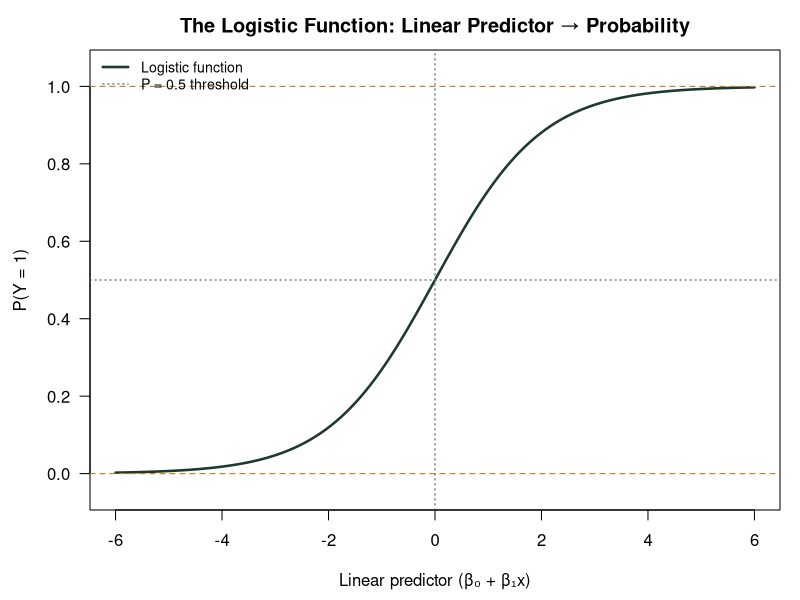
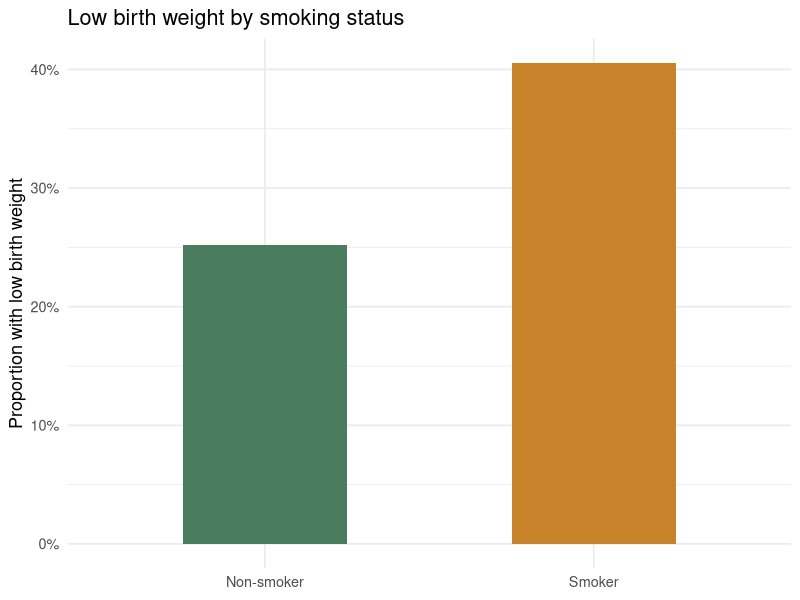
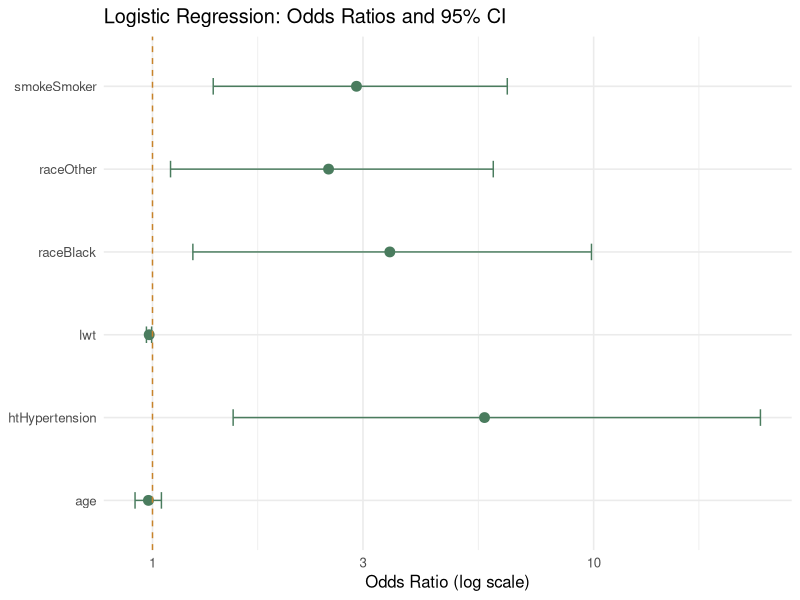
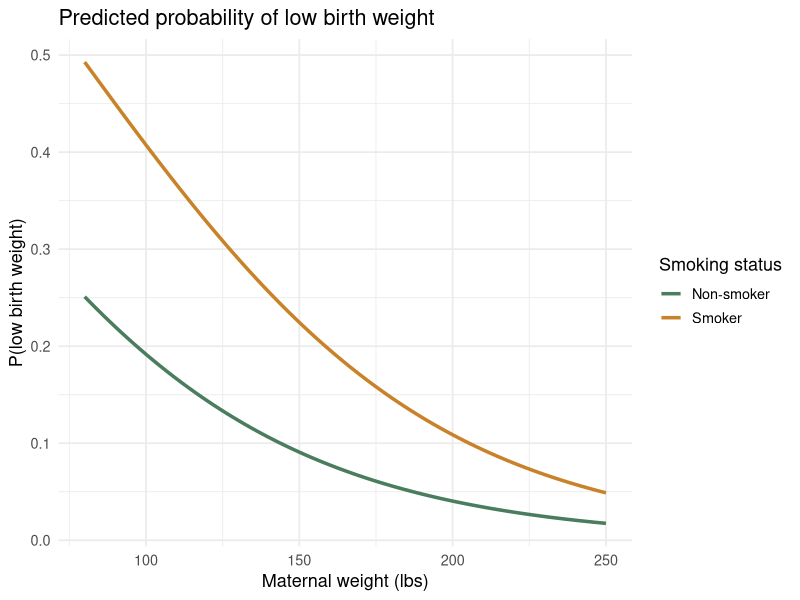
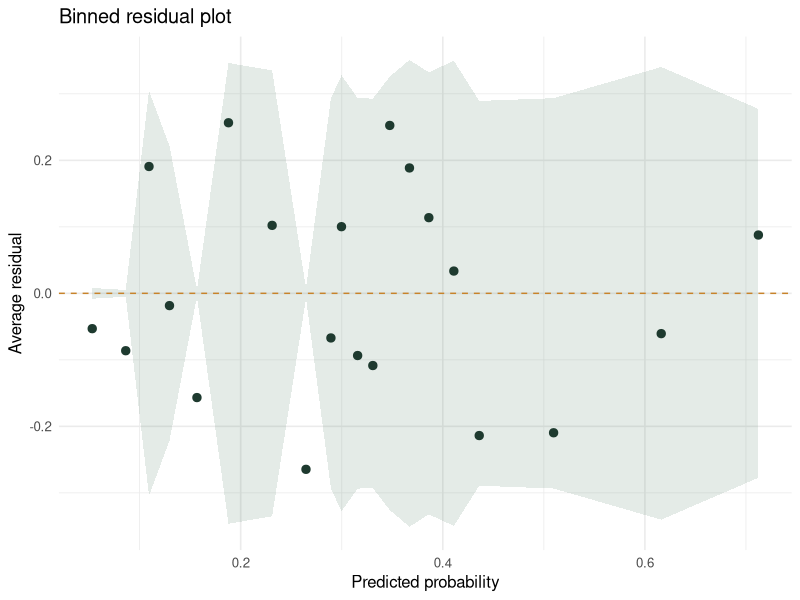
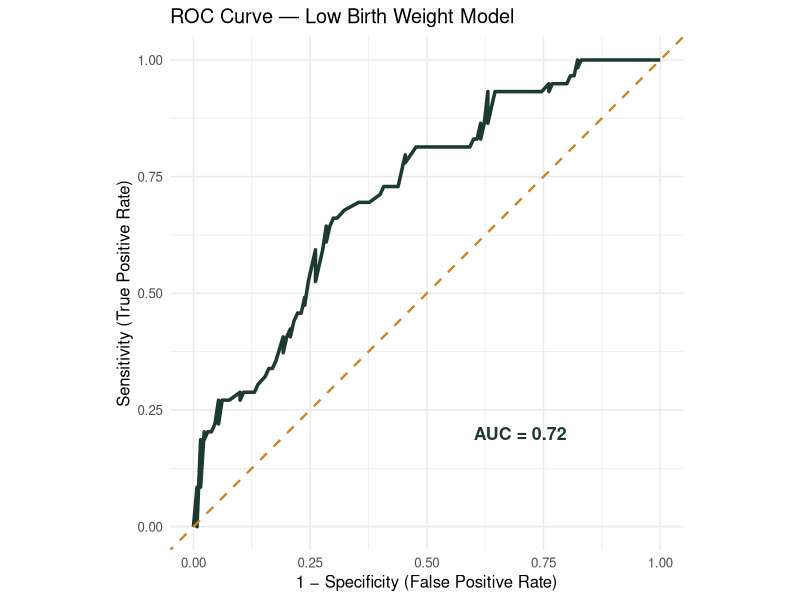

These charts were generated, in order, by the following R code:
## ---- chunk 1
knitr::opts_chunk$set(
  echo    = TRUE,
  warning = FALSE,
  message = FALSE,
  fig.width  = 7,
  fig.height = 4
)
library(ggplot2)
library(dplyr)
## ---- chunk 2
x_seq <- seq(-6, 6, length.out = 300)
y_sig <- 1 / (1 + exp(-x_seq))

par(las = 1, mar = c(4.5, 4.5, 2.5, 1))
plot(x_seq, y_sig, type = "l", lwd = 2.5, col = "#1e3a2f",
     xlab = "Linear predictor (β₀ + β₁x)", ylab = "P(Y = 1)",
     main = "The Logistic Function: Linear Predictor → Probability",
     ylim = c(-0.05, 1.05))
abline(h = c(0, 0.5, 1), col = c("#c8832a", "#4a7c5e", "#c8832a"),
       lty = c(2, 3, 2), lwd = 1.2)
abline(v = 0, col = "#4a7c5e", lty = 3, lwd = 1.2)
legend("topleft",
       legend = c("Logistic function", "P = 0.5 threshold"),
       col = c("#1e3a2f", "#4a7c5e"), lty = c(1, 3), lwd = c(2.5, 1.2),
       bty = "n", cex = 0.85)
## ---- chunk 3
library(MASS)
data(birthwt)

# Recode for clarity
bw <- birthwt |>
  mutate(
    low     = factor(low,   labels = c("Normal", "Low")),
    smoke   = factor(smoke, labels = c("Non-smoker", "Smoker")),
    race    = factor(race,  labels = c("White", "Black", "Other")),
    ht      = factor(ht,    labels = c("No hypertension", "Hypertension")),
    low_bin = as.integer(low == "Low")   # keep numeric version for glm
  )

table(bw$low)
## ---- chunk 4
bw |>
  count(smoke, low) |>
  group_by(smoke) |>
  mutate(pct = n / sum(n)) |>
  filter(low == "Low") |>
  ggplot(aes(x = smoke, y = pct, fill = smoke)) +
  geom_col(width = 0.5) +
  scale_fill_manual(values = c("#4a7c5e", "#c8832a")) +
  scale_y_continuous(labels = scales::percent) +
  labs(x = NULL, y = "Proportion with low birth weight",
       title = "Low birth weight by smoking status") +
  theme_minimal(base_size = 13) +
  theme(legend.position = "none")
## ---- chunk 5
mod_logit <- glm(low_bin ~ smoke + age + lwt + race + ht,
                 data   = bw,
                 family = binomial(link = "logit"))
## ---- chunk 6
summary(mod_logit)
## ---- chunk 7
# Exponentiate coefficients and confidence intervals
or_table <- exp(cbind(OR = coef(mod_logit), confint(mod_logit)))
round(or_table, 3)
## ---- chunk 8
or_df <- as.data.frame(or_table[-1, ])   # drop intercept
or_df$term <- rownames(or_df)
names(or_df)[2:3] <- c("ci_lo", "ci_hi")

ggplot(or_df, aes(x = term, y = OR)) +
  geom_point(size = 3, color = "#4a7c5e") +
  geom_errorbar(aes(ymin = ci_lo, ymax = ci_hi),
                width = 0.2, color = "#4a7c5e") +
  geom_hline(yintercept = 1, linetype = "dashed", color = "#c8832a") +
  coord_flip() +
  scale_y_log10() +
  labs(x = NULL, y = "Odds Ratio (log scale)",
       title = "Logistic Regression: Odds Ratios and 95% CI") +
  theme_minimal(base_size = 12)
## ---- chunk 9
# Predictions across maternal weight range, by smoking status
new_data <- expand.grid(
  lwt   = seq(80, 250, by = 2),
  smoke = factor(c("Non-smoker", "Smoker"), levels = levels(bw$smoke)),
  age   = median(bw$age),
  race  = "White",
  ht    = "No hypertension"
)
new_data$pred_prob <- predict(mod_logit, newdata = new_data, type = "response")

ggplot(new_data, aes(x = lwt, y = pred_prob, color = smoke)) +
  geom_line(linewidth = 1.2) +
  scale_color_manual(values = c("#4a7c5e", "#c8832a")) +
  labs(x = "Maternal weight (lbs)", y = "P(low birth weight)",
       title = "Predicted probability of low birth weight",
       color = "Smoking status") +
  theme_minimal(base_size = 13)
## ---- chunk 10
mod_null <- glm(low_bin ~ 1, data = bw, family = binomial)
anova(mod_null, mod_logit, test = "Chisq")
## ---- chunk 11
pseudo_r2 <- 1 - logLik(mod_logit) / logLik(mod_null)
## ---- chunk 12
# Manual binned residual plot (avoids arm package dependency)
pred   <- predict(mod_logit, type = "response")
resid  <- bw$low_bin - pred
n_bins <- 20
breaks <- quantile(pred, probs = seq(0, 1, length.out = n_bins + 1))
bin_id <- cut(pred, breaks = breaks, include.lowest = TRUE, labels = FALSE)

bin_df <- data.frame(pred, resid, bin_id) |>
  group_by(bin_id) |>
  summarise(mean_pred = mean(pred), mean_resid = mean(resid),
            se = sd(resid) / sqrt(n()), .groups = "drop")

ggplot(bin_df, aes(x = mean_pred, y = mean_resid)) +
  geom_ribbon(aes(ymin = -2 * se, ymax = 2 * se), alpha = 0.15, fill = "#4a7c5e") +
  geom_point(color = "#1e3a2f", size = 2.5) +
  geom_hline(yintercept = 0, linetype = "dashed", color = "#c8832a") +
  labs(x = "Predicted probability", y = "Average residual",
       title = "Binned residual plot") +
  theme_minimal(base_size = 12)
## ---- chunk 13
# Compute sensitivity and specificity at each threshold
thresholds <- seq(0, 1, length.out = 300)
pred_prob  <- predict(mod_logit, type = "response")
obs        <- bw$low_bin

roc_df <- data.frame(
  threshold = thresholds,
  sens = sapply(thresholds, function(t) mean((pred_prob >= t)[obs == 1])),
  spec = sapply(thresholds, function(t) mean((pred_prob <  t)[obs == 0]))
)

# AUC via trapezoidal rule
auc <- abs(sum(diff(1 - roc_df$spec) * roc_df$sens[-nrow(roc_df)]))

ggplot(roc_df, aes(x = 1 - spec, y = sens)) +
  geom_line(color = "#1e3a2f", linewidth = 1.2) +
  geom_abline(slope = 1, intercept = 0, linetype = "dashed",
              color = "#c8832a", linewidth = 0.8) +
  annotate("text", x = 0.7, y = 0.2,
           label = paste0("AUC = ", round(auc, 3)),
           color = "#1e3a2f", size = 4.5, fontface = "bold") +
  labs(x = "1 − Specificity (False Positive Rate)",
       y = "Sensitivity (True Positive Rate)",
       title = "ROC Curve — Low Birth Weight Model") +
  coord_equal() +
  theme_minimal(base_size = 12)
## ---- chunk 14
pred_class <- ifelse(pred_prob >= 0.5, 1, 0)
table(Predicted = pred_class, Observed = obs)
## ---- chunk 15
# sessionInfo()
